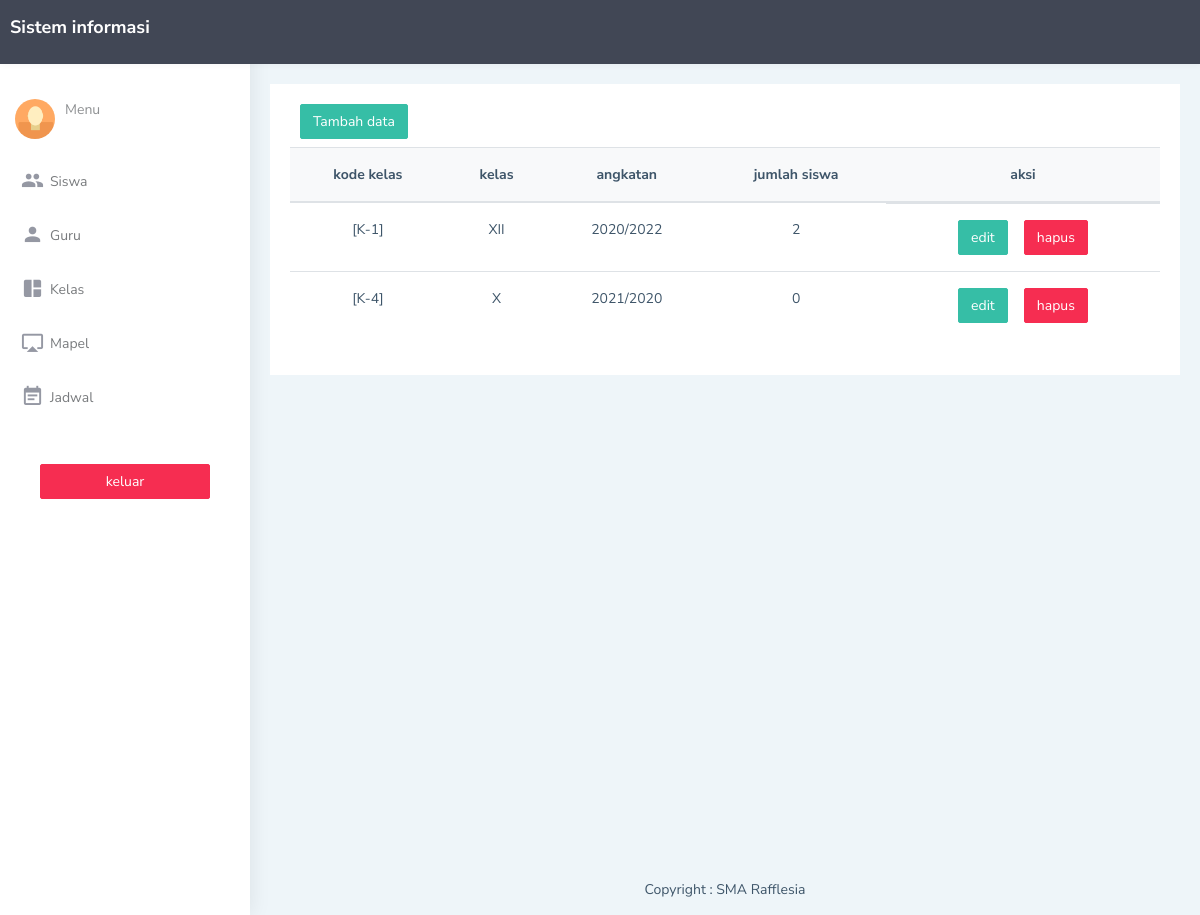
Page /html/kelas.php on the committed database.
### tables this page shows
CREATE TABLE `kelas` (
  `id_kelas` int(11) NOT NULL,
  `nama_kelas` varchar(15) NOT NULL,
  `angkatan` varchar(10) NOT NULL
);

### php/conn.php (called while the page is built, shortened)
<?php
function sql($query)
{
    $_db = json_decode(file_get_contents("../db.json"), true);
    $conn = new mysqli($_db['host'],
        $_db['username'], $_db['password'], $_db['database']);
    $temp = $conn->query($query);
    return $temp;
}
function getAll($data)
{
    $tmp = [];
    if ($data->num_rows > 0) {
        while ($r = $data->fetch_assoc()) {
            $tmp[] = $r;
        }
        return $tmp;
    } else {
        return [];
    }
}
function first($data)
{
    $result = getAll($data);
    if (count($result) > 0) {
        return $result[0];
    } else {
        return [];
    }
}
function _url($str)
{
    return "/rpl/php/$str.php";
}
function _get($str, $param)
{
    return "/rpl/php/$str.php$param";
}
function _page($str)
{
    return "/rpl/html/$str.php";
}
function _view($str, $param)
{
    return "/rpl/html/$str.php$param";
}

### html/kelas.php (the view, shortened to what this page needs)
<!DOCTYPE html>
<html dir="ltr" lang="en">
<?php
include_once "conn.php";
?>
<head>
    <link href="../assets/libs/chartist/dist/chartist.min.css" rel="stylesheet" />
    <link href="../dist/css/style.min.css" rel="stylesheet" />
</head>
<body>
    <div id="main-wrapper" data-layout="vertical" data-navbarbg="skin5" data-sidebartype="full"
        data-sidebar-position="absolute" data-header-position="absolute" data-boxed-layout="full">
        <header class="topbar" data-navbarbg="skin5">
            <nav class="navbar top-navbar navbar-expand-md navbar-dark">
                <div class="navbar-header" data-logobg="skin5">
                    <a class="navbar-brand" href="/">
                        <span class="logo-text">
                            <h4>Sistem informasi</h2>
                        </span>
                    </a>
                </div>
            </nav>
        </header>
        <aside class="left-sidebar" data-sidebarbg="skin6">
            <div class="scroll-sidebar">
                <nav class="sidebar-nav">
                    <ul id="sidebarnav">
                        <li>
                            <div class="user-profile d-flex no-block dropdown m-t-20">
                                <div class="user-pic">
                                    <img src="../assets/images/users/1.jpg" alt="users" class="rounded-circle"
                                        width="40" />
                                </div>
                                <div class="user-content hide-menu m-l-10">
                                    <a href="javascript:void(0)" class="" id="Userdd" role="button"
                                        data-toggle="dropdown" aria-haspopup="true" aria-expanded="false">
                                        <span class="op-5 user-email">Menu</span>
                                    </a>
                                </div>
                            </div>
                        </li>
                        <li class="sidebar-item">
                            <a class="sidebar-link waves-effect waves-dark sidebar-link" href="<?=_page('dashboard');?>"
                                aria-expanded="false"><i class="mdi mdi-account-multiple"></i><span
                                    class="hide-menu">Siswa</span></a>
                        </li>
                        <li class="sidebar-item">
                            <a class="sidebar-link waves-effect waves-dark sidebar-link" href="<?=_page('guru');?>"
                                aria-expanded="false"><i class="mdi mdi-account"></i><span
                                    class="hide-menu">Guru</span></a>
                        </li>
                        <li class="sidebar-item">
                            <a class="sidebar-link waves-effect waves-dark sidebar-link" href="<?=_page('kelas');?>"
                                aria-expanded="false"><i class="mdi mdi-collage"></i><span
                                    class="hide-menu">Kelas</span></a>
                        </li>
                        <li class="sidebar-item">
                            <a class="sidebar-link waves-effect waves-dark sidebar-link" href="<?=_page('mapel')?>"
                                aria-expanded="false"><i class="mdi mdi-airplay"></i><span
                                    class="hide-menu">Mapel</span></a>
                        </li>
                        <li class="sidebar-item">
                            <a class="sidebar-link waves-effect waves-dark sidebar-link" href="<?=_page('jadwal');?>"
                                aria-expanded="false"><i class="mdi mdi-calendar-text"></i><span
                                    class="hide-menu">Jadwal</span></a>
                        </li>
                        <li class="text-center p-40 upgrade-btn">
                            <a href="<?=_url('logout')?>" class="btn btn-block btn-danger text-white">keluar</a>
                        </li>
                    </ul>
                </nav>
            </div>
        </aside>
        <div class="page-wrapper">
            <div class="container-fluid" style="min-height:100vh">
                <div class="card">
                    <div class="card-body">
                        <div class="col-4">
                            <a href="<?=_page('kelas_tambah');?>"
                                class="btn btn-success <?=$_SESSION['tipe'] == 'Kepala Sekolah' ? 'd-none' : ''?>">Tambah
                                data</a>
                        </div>
                        <div class="table-responsive mt-2">
                            <table class="text-center table v-middle data-out" id="out-1">
                                <thead class="bg-light">
                                    <tr>
                                        <th>kode kelas</th>
                                        <th>kelas</th>
                                        <th>angkatan</th>
                                        <th>jumlah siswa</th>
                                        <th class="<?=$_SESSION['tipe'] == 'Kepala Sekolah' ? 'd-none' : ''?>">aksi</th>
                                    </tr>
                                </thead>
                                <tbody>
                                    <?php $data = sql("select * from kelas");
$kelas = getAll($data);?>
                                    <?php foreach ($kelas as $s): ?>
                                    <tr>
                                        <td>[K-<?=$s['id_kelas'];?>]</td>
                                        <td><?=$s['nama_kelas'];?></td>
                                        <td><?=$s['angkatan'];?></td>
                                        <td><?php
$id = $s['id_kelas'];
echo first(sql("select count(*) as c from siswa where kelas=$id"))['c'];
?></td>
                                        <td
                                            class="<?=$_SESSION['tipe'] == 'Kepala Sekolah' ? 'd-none' : 'd-flex'?> justify-content-center">
                                            <a href="<?=_view('kelas_edit', '?id=' . $s['id_kelas']);?>"
                                                class="mx-2 btn btn-success">edit</a>
                                            <a href="<?=_get('kelas_hapus', '?id=' . $s['id_kelas']);?>"
                                                class="mx-2 btn btn-danger">hapus</a>
                                        </td>
                                    </tr>
                                    <?php endforeach?>
                                </tbody>
                            </table>
                        </div>
                    </div>
                </div>
            </div>
            <footer class="footer text-center">
            Copyright : SMA Rafflesia
            </footer>
        </div>
    </div>
</body>
</html>

### rows in the picture
kelas: id_kelas "1", nama_kelas "XII", angkatan "2020/2022", c "2"
kelas: id_kelas "4", nama_kelas "X", angkatan "2021/2020", c "0"
